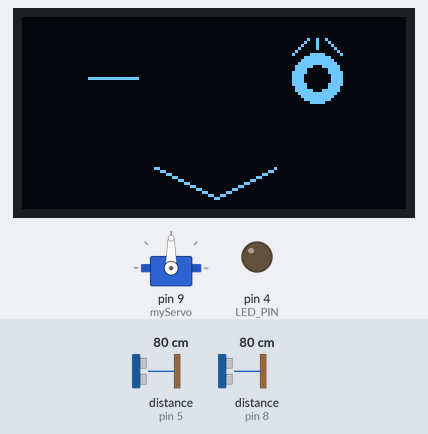
Bench run of a program on a simulated Arduino Uno, built with avr-gcc and run on an emulated ATmega328P. Parts: servo, 128×64 one-colour display, output pins drawn as LEDs (lit = HIGH). The inputs (shaded band) are chosen by the test bench; at power-on: distance to the obstacle (sensors on pin 5, pin 8) 80 cm. The echo pulse lasts 58.3 µs per cm; the display library's start-up logo is not drawn; what the program prints to the serial monitor is not drawn.

Above: at 4.2 s.
4.3 s: distance to the obstacle (sensor on pin 5) set to 47 cm
7.3 s: distance to the obstacle (sensor on pin 5) set to 42 cm
At 7.55 s:
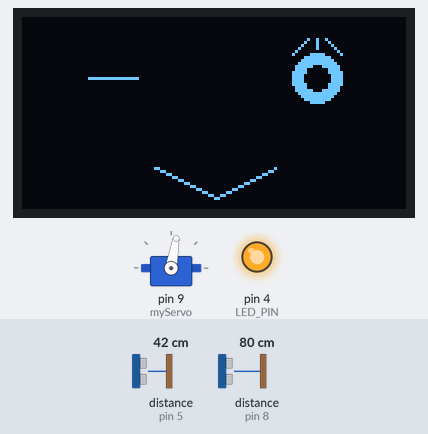
9.2 s: distance to the obstacle (sensor on pin 8) set to 50 cm
12.1 s: distance to the obstacle (sensor on pin 8) set to 41 cm
At 12.5 s:
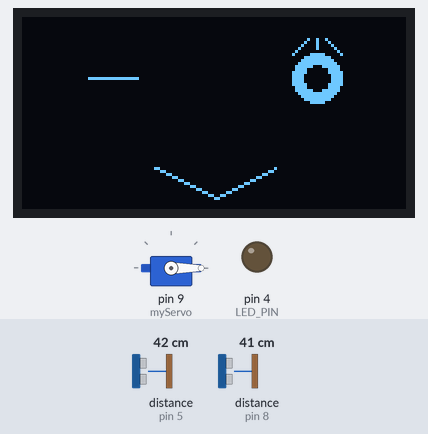
15.1 s: distance to the obstacle (sensor on pin 5) set to 60 cm
At 15.27 s:
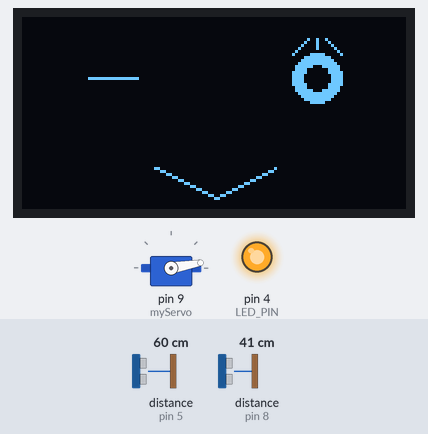
18.1 s: distance to the obstacle (sensor on pin 8) set to 60 cm
At 19.3 s:
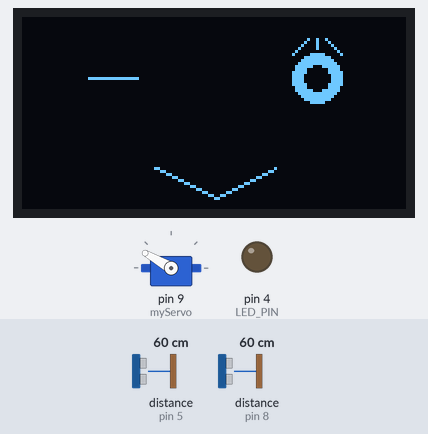
Timing chart, 0 to 21.1 s (numbered marks = the images above; inputs shaded):
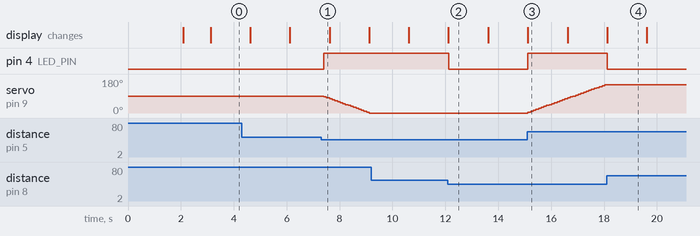

The program:

main.cpp
```cpp
#include "NewPing.h"
#include <Servo.h>
#include <SPI.h>
#include <Wire.h>
#include <Adafruit_GFX.h>
#include <Adafruit_SSD1306.h>

#define SCREEN_WIDTH 128
#define SCREEN_HEIGHT 64

#define TRIGGER_PIN_1 7
#define ECHO_PIN_1 8

#define TRIGGER_PIN_2 6
#define ECHO_PIN_2 5

#define MAX_DISTANCE 50
#define THRESHOLD 5

#define OLED_RESET -1
#define SCREEN_ADDRESS 0x3C

#define LED_PIN 4

Adafruit_SSD1306 display(SCREEN_WIDTH, SCREEN_HEIGHT, &Wire, OLED_RESET);
NewPing sonar_1(TRIGGER_PIN_1, ECHO_PIN_1, MAX_DISTANCE);
NewPing sonar_2(TRIGGER_PIN_2, ECHO_PIN_2, MAX_DISTANCE);

Servo myServo;

int current_position = 90;
unsigned long lastMovementTime = 0;
const unsigned long returnToCenterDelay = 10000;

unsigned long previousMillisServo = 0;
unsigned long previousMillisWink = 0;
const long intervalServo = 100;
const long intervalWink = 1500;

bool isWinking = false;
bool isMoving = false;

void setup() {
  Serial.begin(9600);

  myServo.attach(9);
  myServo.write(90);

  pinMode(LED_PIN, OUTPUT);
  digitalWrite(LED_PIN, LOW);

  if(!display.begin(SSD1306_SWITCHCAPVCC, SCREEN_ADDRESS)) {
    Serial.println(F("SSD1306 allocation failed"));
    for(;;);
  }

  display.display();
  delay(2000);

  // Clear the buffer
  display.clearDisplay();

  drawFace(false);
  delay(1000);
}

void loop() {
  unsigned long currentMillis = millis();


  if (currentMillis - previousMillisServo >= intervalServo) {
    previousMillisServo = currentMillis;

    int distance1 = sonar_1.ping_cm();
    int distance2 = sonar_2.ping_cm();

    if (distance1 == 0 || distance1 >= MAX_DISTANCE) {
      distance1 = MAX_DISTANCE;
    }
    if (distance2 == 0 || distance2 >= MAX_DISTANCE) {
      distance2 = MAX_DISTANCE;
    }

    if (abs(distance1 - distance2) < THRESHOLD) {
      Serial.println("Object is in the center or too close to differentiate.");
      isMoving = false;
    } else if (distance1 < distance2) {
      Serial.println("Object is on the LEFT side.");

      current_position += 5;
      if (current_position > 180) {
        current_position = 180;
      }

      myServo.write(current_position);
      lastMovementTime = currentMillis;
      isMoving = true;

    } else {
      Serial.println("Object is on the RIGHT side.");

      current_position -= 5;
      if (current_position < 0) {
        current_position = 0;
      }

      myServo.write(current_position);
      lastMovementTime = currentMillis;
      isMoving = true;
    }
  }

  if (currentMillis - lastMovementTime >= returnToCenterDelay) {
    if (current_position != 90) {
      Serial.println("Returning to center position.");
      current_position = 90;
      myServo.write(current_position);
      isMoving = false;
    }
  }

  if (isMoving) {
    digitalWrite(LED_PIN, HIGH);
  } else {
    digitalWrite(LED_PIN, LOW);
  }

  if (currentMillis - previousMillisWink >= intervalWink) {
    previousMillisWink = currentMillis;
    isWinking = !isWinking;
    drawFace(isWinking);
  }
}

void drawFace(bool isWinking) {
  display.clearDisplay();

  int eyeRadius = 8;
  int eyeXOffset = 30;
  int eyeYOffset = 20;
  int eyeLashLength = 5;

  int mouthWidth = 40;
  int mouthHeight = 10;
  int mouthX = (SCREEN_WIDTH - mouthWidth) / 2;
  int mouthY = 50;

  if (isWinking) {
    display.drawLine(eyeXOffset - eyeRadius, eyeYOffset, eyeXOffset + eyeRadius, eyeYOffset, SSD1306_WHITE);
  } else {
    display.fillCircle(eyeXOffset, eyeYOffset, eyeRadius, SSD1306_WHITE);
    display.fillCircle(eyeXOffset, eyeYOffset, eyeRadius - 4, SSD1306_BLACK);

    display.drawLine(eyeXOffset - eyeRadius, eyeYOffset - eyeRadius, eyeXOffset - eyeRadius + eyeLashLength, eyeYOffset - eyeRadius - eyeLashLength, SSD1306_WHITE);
    display.drawLine(eyeXOffset, eyeYOffset - eyeRadius - 2, eyeXOffset, eyeYOffset - eyeRadius - eyeLashLength, SSD1306_WHITE);
    display.drawLine(eyeXOffset + eyeRadius, eyeYOffset - eyeRadius, eyeXOffset + eyeRadius - eyeLashLength, eyeYOffset - eyeRadius - eyeLashLength, SSD1306_WHITE);
  }

  display.fillCircle(SCREEN_WIDTH - eyeXOffset, eyeYOffset, eyeRadius, SSD1306_WHITE);
  display.fillCircle(SCREEN_WIDTH - eyeXOffset, eyeYOffset, eyeRadius - 4, SSD1306_BLACK);

  display.drawLine(SCREEN_WIDTH - eyeXOffset - eyeRadius, eyeYOffset - eyeRadius, SCREEN_WIDTH - eyeXOffset - eyeRadius + eyeLashLength, eyeYOffset - eyeRadius - eyeLashLength, SSD1306_WHITE);
  display.drawLine(SCREEN_WIDTH - eyeXOffset, eyeYOffset - eyeRadius - 2, SCREEN_WIDTH - eyeXOffset, eyeYOffset - eyeRadius - eyeLashLength, SSD1306_WHITE);
  display.drawLine(SCREEN_WIDTH - eyeXOffset + eyeRadius, eyeYOffset - eyeRadius, SCREEN_WIDTH - eyeXOffset + eyeRadius - eyeLashLength, eyeYOffset - eyeRadius - eyeLashLength, SSD1306_WHITE);

  display.drawLine(mouthX, mouthY, mouthX + mouthWidth / 2, mouthY + mouthHeight, SSD1306_WHITE);
  display.drawLine(mouthX + mouthWidth / 2, mouthY + mouthHeight, mouthX + mouthWidth, mouthY, SSD1306_WHITE);

  display.display();
}
```

Measured:
- the behaviour switches between 45 and 44 cm on distance to the obstacle (sensor on pin 5) (found by bisection; images 0 and 1)
- the behaviour switches between 46 and 45 cm on distance to the obstacle (sensor on pin 8) (found by bisection; images 1 and 2)
- after the input at 7.3 s, pin 4 (LED_PIN): LOW → HIGH after 0.09 s; servo on pin 9 (myServo): moves from 90° to 0° over 1.7 s, starting after 0.09 s
- after the input at 12.1 s, pin 4 (LED_PIN): HIGH → LOW at once
- after the input at 15.1 s, pin 4 (LED_PIN): LOW → HIGH at once; servo on pin 9 (myServo): moves from 0° to 150° over 2.9 s, starting at once
- after the input at 18.1 s, pin 4 (LED_PIN): HIGH → LOW at once; servo on pin 9 (myServo): stays 150° (without the input it goes to 155° after 0.02 s)
- what the display in image 2 shows lasts 1.5 s, from 12.1 s to 13.6 s
